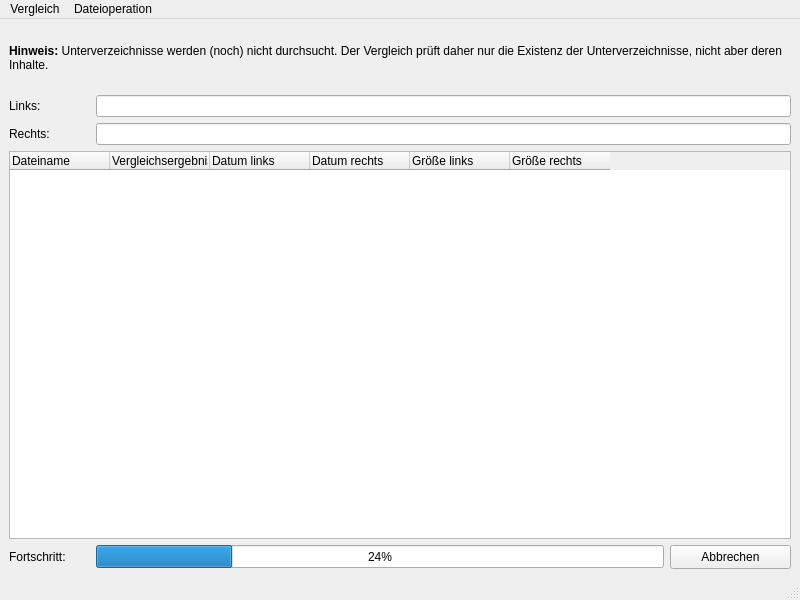
<?xml version="1.0" encoding="UTF-8"?>
<ui version="4.0">
 <class>DirectoryCompareWindow</class>
 <widget class="QMainWindow" name="DirectoryCompareWindow">
  <property name="geometry">
   <rect>
    <x>0</x>
    <y>0</y>
    <width>800</width>
    <height>600</height>
   </rect>
  </property>
  <property name="windowTitle">
   <string>Verzeichnisse vergleichen</string>
  </property>
  <widget class="QWidget" name="centralwidget">
   <layout class="QGridLayout" name="gridLayout">
    <item row="0" column="0" colspan="3">
     <widget class="QLabel" name="lblHint">
      <property name="minimumSize">
       <size>
        <width>0</width>
        <height>61</height>
       </size>
      </property>
      <property name="text">
       <string>&lt;html&gt;&lt;head/&gt;&lt;body&gt;&lt;p&gt;&lt;span style=&quot; font-weight:700;&quot;&gt;Hinweis:&lt;/span&gt; Unterverzeichnisse werden (noch) nicht durchsucht. Der Vergleich prüft daher nur die Existenz der Unterverzeichnisse, nicht aber deren Inhalte.&lt;/p&gt;&lt;/body&gt;&lt;/html&gt;</string>
      </property>
      <property name="wordWrap">
       <bool>true</bool>
      </property>
     </widget>
    </item>
    <item row="1" column="0">
     <widget class="QLabel" name="lblLeft">
      <property name="minimumSize">
       <size>
        <width>71</width>
        <height>22</height>
       </size>
      </property>
      <property name="text">
       <string>Links:</string>
      </property>
     </widget>
    </item>
    <item row="1" column="1" colspan="2">
     <widget class="QLineEdit" name="lineEditLeft">
      <property name="minimumSize">
       <size>
        <width>201</width>
        <height>22</height>
       </size>
      </property>
      <property name="readOnly">
       <bool>true</bool>
      </property>
     </widget>
    </item>
    <item row="2" column="0">
     <widget class="QLabel" name="lblRight">
      <property name="minimumSize">
       <size>
        <width>71</width>
        <height>22</height>
       </size>
      </property>
      <property name="text">
       <string>Rechts:</string>
      </property>
     </widget>
    </item>
    <item row="2" column="1" colspan="2">
     <widget class="QLineEdit" name="lineEditRight">
      <property name="minimumSize">
       <size>
        <width>201</width>
        <height>22</height>
       </size>
      </property>
      <property name="readOnly">
       <bool>true</bool>
      </property>
     </widget>
    </item>
    <item row="3" column="0" colspan="3">
     <widget class="QTreeWidget" name="treeWidget">
      <property name="minimumSize">
       <size>
        <width>381</width>
        <height>201</height>
       </size>
      </property>
      <attribute name="headerStretchLastSection">
       <bool>false</bool>
      </attribute>
      <column>
       <property name="text">
        <string>Dateiname</string>
       </property>
      </column>
      <column>
       <property name="text">
        <string>Vergleichsergebnis</string>
       </property>
      </column>
      <column>
       <property name="text">
        <string>Datum links</string>
       </property>
      </column>
      <column>
       <property name="text">
        <string>Datum rechts</string>
       </property>
      </column>
      <column>
       <property name="text">
        <string>Größe links</string>
       </property>
      </column>
      <column>
       <property name="text">
        <string>Größe rechts</string>
       </property>
      </column>
     </widget>
    </item>
    <item row="4" column="0">
     <widget class="QLabel" name="lblProgress">
      <property name="minimumSize">
       <size>
        <width>81</width>
        <height>23</height>
       </size>
      </property>
      <property name="text">
       <string>Fortschritt:</string>
      </property>
     </widget>
    </item>
    <item row="4" column="1">
     <widget class="QProgressBar" name="progressBar">
      <property name="minimumSize">
       <size>
        <width>301</width>
        <height>23</height>
       </size>
      </property>
      <property name="maximum">
       <number>100</number>
      </property>
      <property name="value">
       <number>24</number>
      </property>
      <property name="invertedAppearance">
       <bool>false</bool>
      </property>
     </widget>
    </item>
    <item row="4" column="2">
     <widget class="QPushButton" name="btnCancel">
      <property name="minimumSize">
       <size>
        <width>121</width>
        <height>24</height>
       </size>
      </property>
      <property name="text">
       <string>Abbrechen</string>
      </property>
      <property name="icon">
       <iconset theme="process-stop"/>
      </property>
     </widget>
    </item>
   </layout>
  </widget>
  <widget class="QMenuBar" name="menubar">
   <property name="geometry">
    <rect>
     <x>0</x>
     <y>0</y>
     <width>800</width>
     <height>22</height>
    </rect>
   </property>
   <widget class="QMenu" name="menuComparison">
    <property name="title">
     <string>Vergleich</string>
    </property>
    <addaction name="actionClose"/>
   </widget>
   <widget class="QMenu" name="menuFileOperations">
    <property name="title">
     <string>Dateioperation</string>
    </property>
    <addaction name="actionGoToNextDifference"/>
    <addaction name="actionGoToPrevDifference"/>
    <addaction name="separator"/>
    <addaction name="actionCopyToLeft"/>
    <addaction name="actionCopyToRight"/>
   </widget>
   <addaction name="menuComparison"/>
   <addaction name="menuFileOperations"/>
  </widget>
  <widget class="QStatusBar" name="statusbar"/>
  <action name="actionClose">
   <property name="icon">
    <iconset theme="window-close"/>
   </property>
   <property name="text">
    <string>Beenden</string>
   </property>
  </action>
  <action name="actionCopyToLeft">
   <property name="icon">
    <iconset theme="go-previous"/>
   </property>
   <property name="text">
    <string>Nach links kopieren</string>
   </property>
   <property name="shortcut">
    <string>Alt+Left</string>
   </property>
  </action>
  <action name="actionCopyToRight">
   <property name="icon">
    <iconset theme="go-next"/>
   </property>
   <property name="text">
    <string>Nach rechts kopieren</string>
   </property>
   <property name="shortcut">
    <string>Alt+Right</string>
   </property>
  </action>
  <action name="actionGoToNextDifference">
   <property name="icon">
    <iconset theme="go-down"/>
   </property>
   <property name="text">
    <string>Zum nächsten Unterschied</string>
   </property>
   <property name="shortcut">
    <string>Alt+Down</string>
   </property>
  </action>
  <action name="actionGoToPrevDifference">
   <property name="icon">
    <iconset theme="go-up"/>
   </property>
   <property name="text">
    <string>Zum vorherigen Unterschied</string>
   </property>
   <property name="shortcut">
    <string>Alt+Up</string>
   </property>
  </action>
 </widget>
 <resources/>
 <connections/>
</ui>
